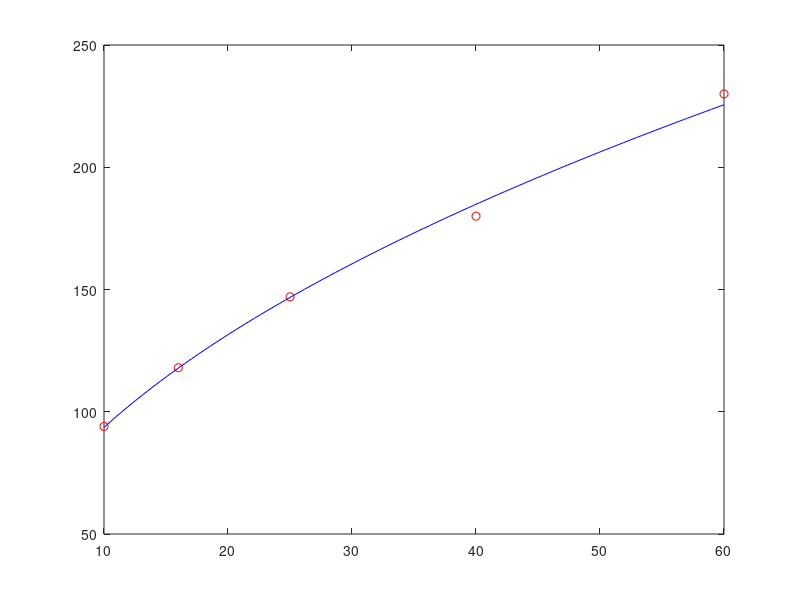

MATLAB code for this plot:
clc; close all; clear all;

p = [10, 16, 25, 40, 60]; q = [94, 118, 147, 180, 230];

lnp = log(p); lnq = log(q); A = [ones(5,1), lnp'];
c = A \ lnq';
plot(p, q, 'ro'); hold on; 
q_f = @(x) exp(c(1)).*x.^c(2); p_lin = linspace(10, 60);
plot(p_lin, q_f(p_lin), 'b-');
